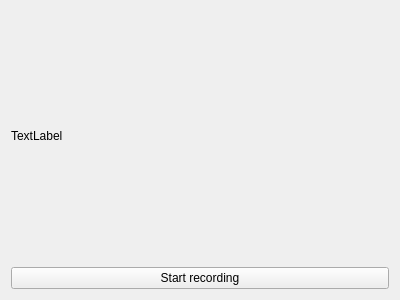
<?xml version="1.0" encoding="UTF-8"?>
<ui version="4.0">
 <class>EdvsVisualClass</class>
 <widget class="QWidget" name="EdvsVisualClass">
  <property name="geometry">
   <rect>
    <x>0</x>
    <y>0</y>
    <width>400</width>
    <height>300</height>
   </rect>
  </property>
  <property name="windowTitle">
   <string>Embedded Dynamic Vision Sensor - Viewer</string>
  </property>
  <layout class="QGridLayout" name="gridLayout">
   <item row="0" column="0">
    <widget class="QLabel" name="label">
     <property name="text">
      <string>TextLabel</string>
     </property>
    </widget>
   </item>
   <item row="1" column="0">
    <widget class="QPushButton" name="pushButtonRecord">
     <property name="text">
      <string>Start recording</string>
     </property>
     <property name="checkable">
      <bool>true</bool>
     </property>
     <property name="default">
      <bool>false</bool>
     </property>
     <property name="flat">
      <bool>false</bool>
     </property>
    </widget>
   </item>
  </layout>
 </widget>
 <layoutdefault spacing="6" margin="11"/>
 <resources/>
 <connections/>
</ui>
